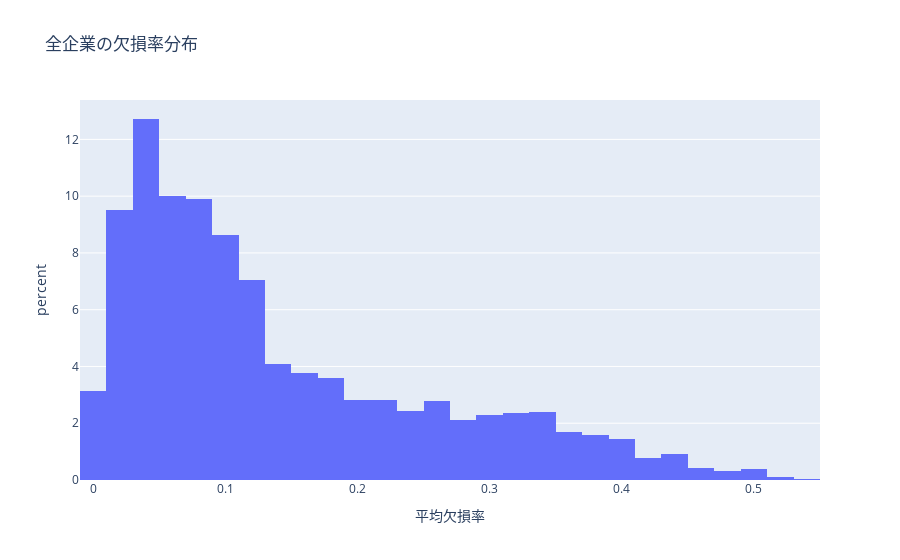

Notebook cell for this chart:
### Markdown cell above
### ☑️ 企業コードごとの欠損率の傾向を確認

### Code cell
# コードごとに欠損率を計算
missing_score = (
    df_ALL_DATAs
    .drop("年度",axis=1)
    .groupby("コード")
    .agg(lambda x: x.isnull().mean())  # 各列ごとの欠損率
    .mean(axis=1)                      # 列平均
    .reset_index(name="平均欠損率")
)
#display(missing_score)
fig = px.histogram(missing_score, x="平均欠損率",nbins=50,
    title="全企業の欠損率分布", labels={"平均欠損率": "平均欠損率"},histnorm="percent")
fig.show()

### Figure 1 — Plotly figure (JSON) as saved in the notebook; plotly's stock layout.template omitted (floating-point values rounded to 4 significant figures; data arrays with more than 128 entries replaced by an {"elided": "..."} marker saying what was removed)
{"data": [{"bingroup": "x", "histnorm": "percent", "hovertemplate": "平均欠損率=%{x}<br>percent=%{y}<extra></extra>", "legendgroup": "", "marker": {"color": "#636efa", "pattern": {"shape": ""}}, "name": "", "nbinsx": 50, "orientation": "v", "showlegend": false, "type": "histogram", "x": {"elided": "3782 float values"}, "xaxis": "x", "yaxis": "y"}], "layout": {"barmode": "relative", "legend": {"tracegroupgap": 0}, "title": {"text": "全企業の欠損率分布"}, "xaxis": {"anchor": "y", "domain": [0, 1], "title": {"text": "平均欠損率"}}, "yaxis": {"anchor": "x", "domain": [0, 1], "title": {"text": "percent"}}}}
